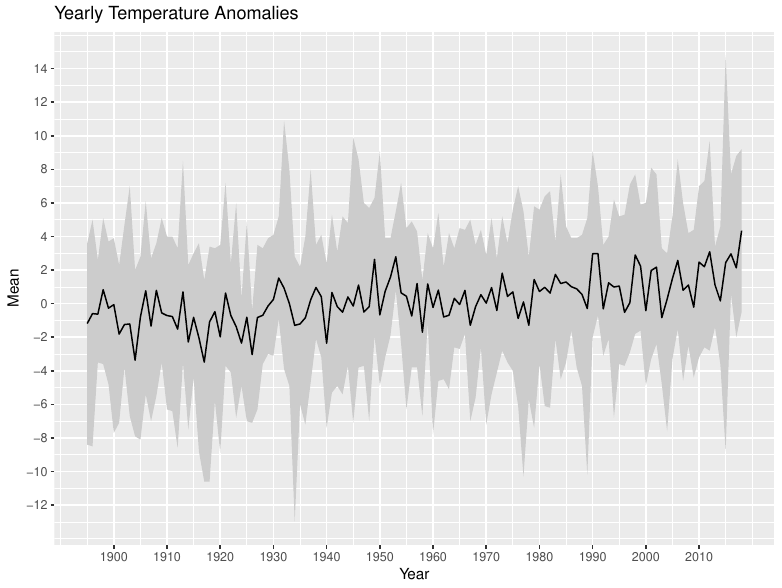

Here is the R script that generated this plot:
library(tidyverse)
temperatures <- read_csv("noaa-central-park.csv")

temperatures <- temperatures %>% 
  mutate(Value = as.numeric(Value)) %>%
  mutate(Anomaly = as.numeric(Anomaly)) %>%
  mutate(Year = as.numeric(substr(Date, 0,4)))

library(dplyr)
byYear <- group_by(temperatures, Year)


yearSummary <- summarize(byYear, 
                    Mean = mean(Anomaly,na.rm = T), 
                    Min = min(Anomaly),
                    Max = max(Anomaly))
number_ticks <- function(n) {function(limits) pretty(limits, n)}

ggplot(yearSummary, aes(Year,Mean,group = 1)) + 
  ggtitle("Yearly Temperature Anomalies") +
  geom_ribbon(aes(ymin=Min, ymax=Max), fill = "grey80")+
  geom_line()+
  scale_x_continuous(breaks=seq(1900, 2010, 10))+
  scale_y_continuous(breaks=seq(-12, 14, 2))
ggsave("temperature.pdf")